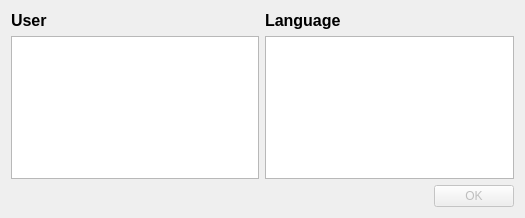
<?xml version="1.0" encoding="UTF-8"?>
<ui version="4.0">
 <class>UserLanguageDialog</class>
 <widget class="QDialog" name="UserLanguageDialog">
  <property name="geometry">
   <rect>
    <x>0</x>
    <y>0</y>
    <width>525</width>
    <height>218</height>
   </rect>
  </property>
  <property name="windowTitle">
   <string>Select User and Language</string>
  </property>
  <layout class="QGridLayout" name="gridLayout">
   <item row="0" column="0">
    <widget class="QLabel" name="user_label">
     <property name="font">
      <font>
       <pointsize>12</pointsize>
       <weight>75</weight>
       <bold>true</bold>
      </font>
     </property>
     <property name="text">
      <string>User</string>
     </property>
    </widget>
   </item>
   <item row="0" column="1">
    <widget class="QLabel" name="language_label">
     <property name="font">
      <font>
       <pointsize>12</pointsize>
       <weight>75</weight>
       <bold>true</bold>
      </font>
     </property>
     <property name="text">
      <string>Language</string>
     </property>
    </widget>
   </item>
   <item row="1" column="0">
    <widget class="QListWidget" name="user_list"/>
   </item>
   <item row="1" column="1">
    <widget class="QListWidget" name="language_list"/>
   </item>
   <item row="3" column="0" colspan="2">
    <widget class="QDialogButtonBox" name="buttonBox">
     <property name="enabled">
      <bool>false</bool>
     </property>
     <property name="orientation">
      <enum>Qt::Horizontal</enum>
     </property>
     <property name="standardButtons">
      <set>QDialogButtonBox::Ok</set>
     </property>
    </widget>
   </item>
  </layout>
 </widget>
 <resources/>
 <connections>
  <connection>
   <sender>buttonBox</sender>
   <signal>accepted()</signal>
   <receiver>UserLanguageDialog</receiver>
   <slot>accept()</slot>
   <hints>
    <hint type="sourcelabel">
     <x>248</x>
     <y>254</y>
    </hint>
    <hint type="destinationlabel">
     <x>157</x>
     <y>274</y>
    </hint>
   </hints>
  </connection>
  <connection>
   <sender>buttonBox</sender>
   <signal>rejected()</signal>
   <receiver>UserLanguageDialog</receiver>
   <slot>reject()</slot>
   <hints>
    <hint type="sourcelabel">
     <x>316</x>
     <y>260</y>
    </hint>
    <hint type="destinationlabel">
     <x>286</x>
     <y>274</y>
    </hint>
   </hints>
  </connection>
 </connections>
</ui>
